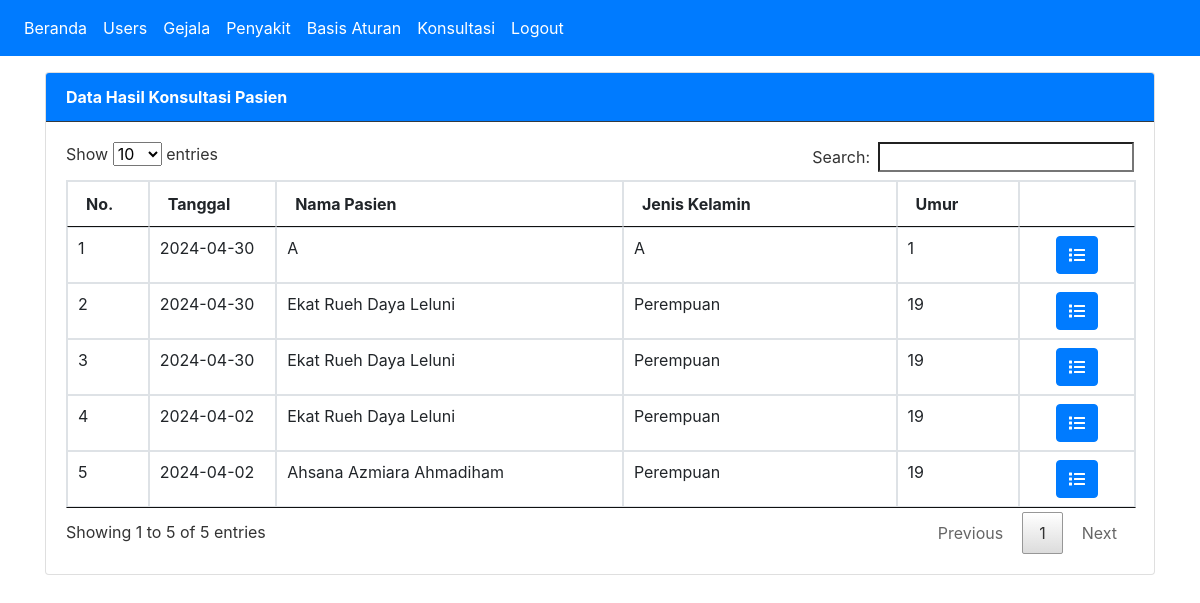
The page /index.php?page=konsultasi_admin (signed in) on the database its author committed.
### tables this page shows
CREATE TABLE `konsultasi` (
  `id_konsultasi` int(11) NOT NULL,
  `tanggal` date NOT NULL,
  `nama_pasien` varchar(50) NOT NULL,
  `jenis_kelamin` varchar(50) NOT NULL,
  `umur` int(11) NOT NULL
);

### tampil_konsultasiadmin.php (the view, shortened to what this page needs)
<div class="card">
  <div class="card-header bg-primary text-white border-dark"><strong>Data Hasil Konsultasi Pasien</strong></div>
  <div class="card-body">
    <table class="table table-bordered" id="myTable">
    <thead>
      <tr>
        <th width="50px">No.</th>
        <th width="100px">Tanggal</th>
        <th width="400px">Nama Pasien</th>
        <th width="300px">Jenis Kelamin</th>
        <th width="100px">Umur</th>
        <th width="100px"></th>
      </tr>
    </thead>
    <tbody>
    <?php
        $no=1;
        $sql = "SELECT * FROM konsultasi ORDER BY tanggal DESC";
        $result = $conn->query($sql);
        while($row = $result->fetch_assoc()) {
     ?>
        <tr>
            <td><?php echo $no++; ?></td>
            <td><?php echo $row['tanggal']; ?></td>
            <td><?php echo $row['nama_pasien']; ?></td>
            <td><?php echo $row['jenis_kelamin']; ?></td>
            <td><?php echo $row['umur']; ?></td>
            <td align="center">
                <a class="btn btn-primary" href="?page=konsultasi_admin&action=detail&id=<?php echo $row['id_konsultasi']; ?>">
                    <i class="fas fa-list"></i>
                </a>
            </td>
       </tr>
    <?php
        }
    ?>
    </tbody>
</table>
</div>
</div>

### assets/css/all.css (style rules this page uses)
.fa-list:before { content:"\f03a" }

### rows shown on the page
konsultasi: tanggal "2024-04-30", nama_pasien "A", jenis_kelamin "A", umur "1"
konsultasi: tanggal "2024-04-30", nama_pasien "Ekat Rueh Daya Leluni", jenis_kelamin "Perempuan", umur "19"
konsultasi: tanggal "2024-04-30", nama_pasien "Ekat Rueh Daya Leluni", jenis_kelamin "Perempuan", umur "19"
konsultasi: tanggal "2024-04-02", nama_pasien "Ekat Rueh Daya Leluni", jenis_kelamin "Perempuan", umur "19"
konsultasi: tanggal "2024-04-02", nama_pasien "Ahsana Azmiara Ahmadiham", jenis_kelamin "Perempuan", umur "19"
